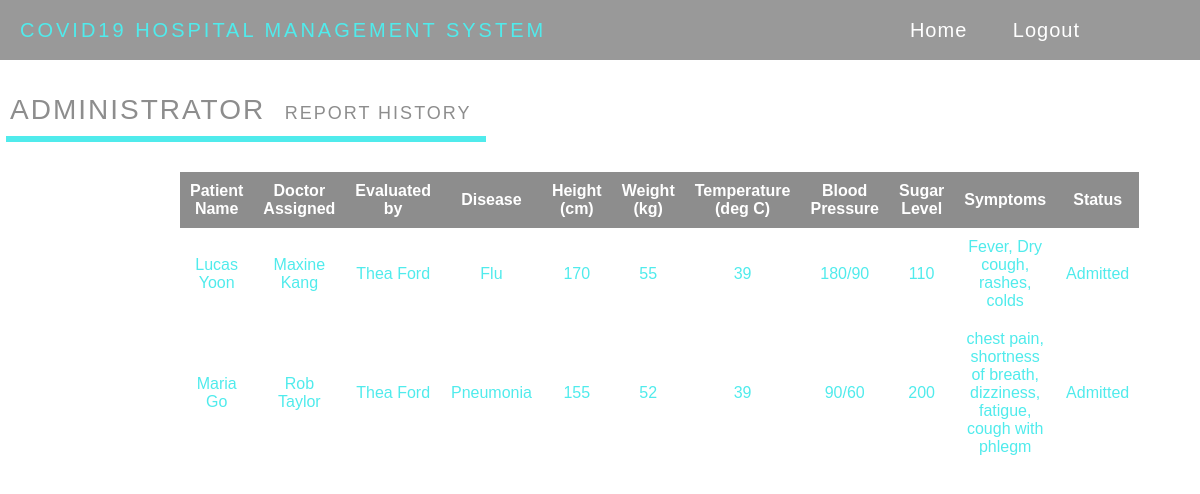
/admin/view-report.php, run on the app's committed database.
### tables this page shows
CREATE TABLE `report` (
  `count` int(11) NOT NULL,
  `patient_ID` int(11) NOT NULL,
  `doctor_ID` int(11) NOT NULL,
  `nurse_ID` int(11) NOT NULL,
  `rpDisease` varchar(255) NOT NULL,
  `rpHeight` int(11) NOT NULL,
  `rpWeight` int(11) NOT NULL,
  `rpTemp` int(11) NOT NULL,
  `rpBloodPressure` varchar(50) NOT NULL,
  `rpSugarLevel` int(11) NOT NULL,
  `rpSymptoms` varchar(255) NOT NULL,
  `rpStatus` int(11) NOT NULL
);

CREATE TABLE `patient` (
  `patient_ID` int(11) NOT NULL,
  `doctor_ID` int(20) NOT NULL,
  `pFullName` varchar(255) NOT NULL,
  `pUsername` varchar(255) NOT NULL,
  `pPassword` varchar(255) NOT NULL,
  `pEmail` varchar(255) NOT NULL,
  `pNumber` varchar(50) NOT NULL,
  `pAge` int(20) NOT NULL,
  `pBirthday` date NOT NULL,
  `pAddress` varchar(255) NOT NULL,
  `pGender` varchar(255) NOT NULL,
  `pProfilepic` varchar(255) NOT NULL
);

CREATE TABLE `doctor` (
  `doctor_ID` int(11) NOT NULL,
  `dFullName` varchar(255) NOT NULL,
  `dUsername` varchar(255) NOT NULL,
  `dPassword` varchar(255) NOT NULL,
  `dEmail` varchar(255) NOT NULL,
  `dNumber` varchar(50) NOT NULL,
  `dAge` int(20) NOT NULL,
  `dBirthday` date NOT NULL,
  `dAddress` varchar(255) NOT NULL,
  `dGender` varchar(255) NOT NULL,
  `dProfilepic` varchar(255) NOT NULL,
  `dSpecialization` varchar(255) NOT NULL
);

CREATE TABLE `nurse` (
  `nurse_ID` int(11) NOT NULL,
  `nFullName` varchar(255) NOT NULL,
  `nUsername` varchar(255) NOT NULL,
  `nPassword` varchar(255) NOT NULL,
  `nEmail` varchar(255) NOT NULL,
  `nNumber` varchar(50) NOT NULL,
  `nAge` int(20) NOT NULL,
  `nBirthday` date NOT NULL,
  `nAddress` varchar(255) NOT NULL,
  `nGender` varchar(255) NOT NULL,
  `nProfilepic` varchar(255) NOT NULL
);

### admin/view-report.php (the view, shortened to what this page needs)
<!DOCTYPE html>
<html lang="en">
	<head>
		<link rel="stylesheet" href="styles.css">
	</head>
	<body>
		<div class="wrapper" id="wrapper">
			<div class="top_navbar">
				<div class="menu">
					<div class="logo">COVID19 Hospital Management System</div>
					<li><a href="home.php">Home</a>
					<a href="../include/logout.php" onClick="return confirm('Are you sure you want to logout?')">Logout</a></li>
				</div>
			</div>
			<p>ADMINISTRATOR&nbsp <small>REPORT HISTORY</small></p>
			<hr>
			<table>
				<thead>
				<tr>
				<th>Patient Name</th>
				<th>Doctor Assigned</th>
				<th>Evaluated by</th>
				<th>Disease</th>
				<th>Height (cm)</th>
				<th>Weight (kg)</th>
				<th>Temperature (deg C)</th>
				<th>Blood Pressure</th>
				<th>Sugar Level</th>
				<th>Symptoms</th>
				<th>Status</th>
				</tr>
			</thead>
			<tbody>
	<?php include('../include/config.php');
					$sql= mysqli_query($conn, "SELECT doctor.dFullName as dname,report.*, patient.pFullName as pname,report.*, nurse.nFullName as nname,report.* FROM report JOIN doctor ON doctor.doctor_ID = report.doctor_ID JOIN patient ON patient.patient_ID = report.patient_ID JOIN nurse ON nurse.nurse_ID = report.nurse_ID");
					while($row=mysqli_fetch_array($sql)) {
				?>
	<tr>
	<td><?php echo $row['pname'];?></td>
	<td><?php echo $row['dname'];?></td>
	<td><?php echo $row['nname'];?></td>
	<td><?php echo $row['rpDisease'];?></td>
	<td><?php echo $row['rpHeight'];?></td>
	<td><?php echo $row['rpWeight'];?></td>
	<td><?php echo $row['rpTemp'];?></td>
	<td><?php echo $row['rpBloodPressure'];?></td>
	<td><?php echo $row['rpSugarLevel'];?></td>
	<td><?php echo $row['rpSymptoms'];?></td>
	<td>
	<?php if($row['rpStatus']==1)
		{
			echo "Admitted";
		}
	?></td></tr>
	<?php } ?>
		</tbody>
	</table>
	</div>
	<br><br><br><br><br>
	</body>
</html>

### admin/styles.css (style rules this page uses)
* { margin: 0; padding: 0; list-style: none; box-sizing: border-box; text-decoration: none; font-family: Helvetica; }
li, a { font-size: 20px; text-decoration: none; color: #999; }
.wrapper { width: 100%; height: 100%; }
.top_navbar { background: #999; height: 60px; display: flex; position: fixed; width: 100%; top: 0; }
.top_navbar .menu { width: calc(100% - 80px); height: 100%; display: flex; justify-content: space-between; align-items: center; padding: 0 20px; }
.top_navbar .menu .logo { color: #50ebec; text-transform: uppercase; letter-spacing: 3px; font-size: 20px; }
.top_navbar .menu li a { color: white; padding: 10px; text-decoration: none; display: inline-block; letter-spacing: 1px; font-size: 20px; margin: 0 10px; }
p { margin-top: 7%; padding: 10px; color: #8d8d8d; font-size: 28px; letter-spacing: 2px; }
small { font-size: 18px; }
hr { margin-left: .5%; width: 40%; padding: 3px; background: #50ebec; border: none; }
table { margin-top: 30px; margin-left: 15%; border-collapse: collapse; width: 70%; color: #50ebec; font-size: 16px; text-align: center; }
td { padding: 10px; }
th { background-color: #8d8d8d; color: white; padding: 10px; }
tr:nth-child(even) { background-color: white; padding: 10px; }

### data on the page
report: patient_ID.pFullName "Lucas Yoon", doctor_ID.dFullName "Maxine Kang", nurse_ID.nFullName "Thea Ford", rpDisease "Flu", rpHeight "170", rpWeight "55", rpTemp "39", rpBloodPressure "180/90", rpSugarLevel "110", rpSymptoms "Fever, Dry cough, rashes, colds", rpStatus "Admitted"
report: patient_ID.pFullName "Maria Go", doctor_ID.dFullName "Rob Taylor", nurse_ID.nFullName "Thea Ford", rpDisease "Pneumonia", rpHeight "155", rpWeight "52", rpTemp "39", rpBloodPressure "90/60", rpSugarLevel "200", rpSymptoms "chest pain, shortness of breath, dizziness, fatigue, cough with phlegm", rpStatus "Admitted"
